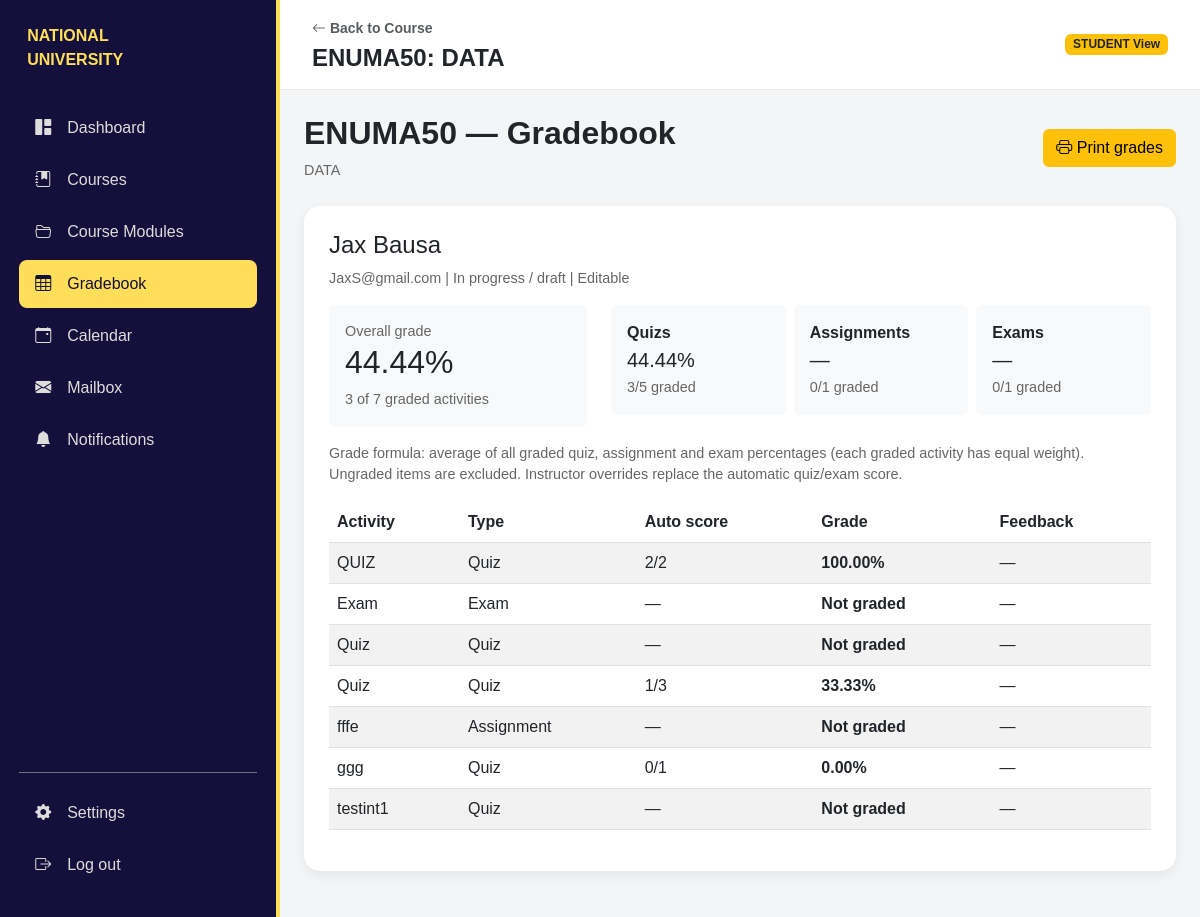
/course/2/gradebook (signed in), run on the app's committed database.
### tables this page shows
CREATE TABLE courses (
                id INTEGER PRIMARY KEY AUTOINCREMENT,
                code TEXT UNIQUE NOT NULL,
                title TEXT NOT NULL,
                description TEXT,
                instructor_id INTEGER REFERENCES users(id) ON DELETE SET NULL,
                enrollment_code TEXT UNIQUE,
                created_at TIMESTAMP DEFAULT CURRENT_TIMESTAMP
            , grades_posted INTEGER DEFAULT 0, records_locked INTEGER DEFAULT 0);

CREATE TABLE users (
                id INTEGER PRIMARY KEY AUTOINCREMENT,
                firstname TEXT NOT NULL,
                lastname TEXT NOT NULL,
                email TEXT UNIQUE NOT NULL,
                password_hash TEXT NOT NULL,
                salt TEXT NOT NULL,
                role TEXT NOT NULL,
                gender TEXT,
                created_at TIMESTAMP DEFAULT CURRENT_TIMESTAMP
            );

CREATE TABLE modules (
                id INTEGER PRIMARY KEY AUTOINCREMENT,
                course_id INTEGER REFERENCES courses(id) ON DELETE CASCADE,
                section_name TEXT DEFAULT 'General',
                title TEXT NOT NULL,
                type TEXT NOT NULL,
                content TEXT,
                due_date TEXT,
                file_path TEXT,
                created_at TIMESTAMP DEFAULT CURRENT_TIMESTAMP
            , time_limit_minutes INTEGER DEFAULT 0, pass_percentage INTEGER DEFAULT 70);

CREATE TABLE student_submissions (
                id INTEGER PRIMARY KEY AUTOINCREMENT,
                student_id INTEGER REFERENCES users(id) ON DELETE CASCADE,
                module_id INTEGER REFERENCES modules(id) ON DELETE CASCADE,
                score INTEGER DEFAULT 0,
                total_questions INTEGER DEFAULT 0,
                answers_json TEXT,
                file_filename TEXT,
                manual_grade TEXT,
                feedback TEXT,
                submitted_at TIMESTAMP DEFAULT CURRENT_TIMESTAMP,
                UNIQUE(student_id, module_id)
            );

### app.py (the view)
@app.route('/course/<int:course_id>/gradebook')
def gradebook(course_id):
    if 'user_id' not in session: return redirect(url_for('login'))
    with closing(get_connection()) as conn:
        cur=conn.cursor()
        course=_grade_access(cur,course_id)
        if not course: return 'Not authorized to view this gradebook',403
        is_teacher=session.get('role')=='TEACHER'
        cur.execute('SELECT id, firstname, lastname, email FROM users WHERE id=?',(session['user_id'],))
        user=cur.fetchone()
        if is_teacher:
            cur.execute('''SELECT u.id,u.firstname,u.lastname,u.email FROM users u
                JOIN enrollments e ON e.student_id=u.id WHERE e.course_id=?
                ORDER BY u.lastname,u.firstname''',(course_id,))
            students=[dict(x) for x in cur.fetchall()]
        else: students=[dict(user)]
        view_id=request.args.get('student_id',type=int) if is_teacher else session['user_id']
        if not view_id and students:view_id=students[0]['id']
        selected=next((x for x in students if x['id']==view_id),None)
        if view_id and not selected: return 'Student not enrolled',403
        rows=_grade_rows(cur,course_id,view_id) if view_id else []
        summary=_grade_summary(rows)
        roster=[]
        if is_teacher:
            for student in students:
                ss=_grade_summary(_grade_rows(cur,course_id,student['id']))
                roster.append({**student,'overall':ss['overall'],'graded':ss['graded']})
    return render_template('gradebook.html',course=course,user=user,students=students,selected=selected,
        rows=rows,summary=summary,roster=roster,is_teacher=is_teacher)

### app.py (called while the page is built)
def _grade_summary(rows):
    kinds=('QUIZ','ASSIGNMENT','EXAM')
    categories={}
    for kind in kinds:
        scored=[x['percentage'] for x in rows if x['type'].upper()==kind and x['percentage'] is not None]
        categories[kind]={'average':round(sum(scored)/len(scored),2) if scored else None,'graded':len(scored),'total':sum(x['type'].upper()==kind for x in rows)}
    scored=[x['percentage'] for x in rows if x['percentage'] is not None]
    return {'overall':round(sum(scored)/len(scored),2) if scored else None,'categories':categories,'graded':len(scored),'total':len(rows)}

def _grade_access(cur, course_id):
    cur.execute('SELECT * FROM courses WHERE id = ?', (course_id,))
    course=cur.fetchone()
    if not course: return None
    if session.get('role') == 'TEACHER' and course['instructor_id'] == session.get('user_id'): return course
    if session.get('role') == 'STUDENT':
        cur.execute('SELECT 1 FROM enrollments WHERE course_id=? AND student_id=?',(course_id,session['user_id']))
        if cur.fetchone(): return course
    return None

### db_models.py (called while the page is built)
def get_connection():
    if DATABASE_URL:
        import psycopg2
        import psycopg2.extras
        conn = psycopg2.connect(DATABASE_URL, cursor_factory=psycopg2.extras.DictCursor)
        return PostgresConnectionWrapper(conn)
    else:
        conn = sqlite3.connect("lms_mock.db")
        conn.row_factory = sqlite3.Row
        return conn

### templates/gradebook.html (shortened to what this page needs)
<!DOCTYPE html><html lang="en"><head><meta charset="UTF-8"><meta name="viewport" content="width=device-width, initial-scale=1"><title>Gradebook | NU Study</title>
<link href="https://cdn.jsdelivr.net/npm/bootstrap@5.3.0/dist/css/bootstrap.min.css" rel="stylesheet"><link rel="stylesheet" href="https://cdn.jsdelivr.net/npm/bootstrap-icons@1.11.0/font/bootstrap-icons.css">
</head>
<body><div class="app-wrapper"><aside class="sidebar no-print"><div><div class="sidebar-brand"><div class="brand-text">NATIONAL<br>UNIVERSITY</div></div><div class="nav flex-column">
<a href="{{ url_for('dashboard') }}" class="nav-link-custom"><i class="bi bi-grid-1x2-fill"></i> Dashboard</a>
<a href="{{ url_for('courses') }}" class="nav-link-custom"><i class="bi bi-journal-bookmark-fill"></i> Courses</a>
<a href="{{ url_for('course_detail', id=course.id) }}" class="nav-link-custom"><i class="bi bi-folder2-open"></i> Course Modules</a>
<a href="{{ url_for('gradebook', course_id=course.id) }}" class="nav-link-custom active"><i class="bi bi-table"></i> Gradebook</a>
<a href="{{ url_for('calendar') }}" class="nav-link-custom"><i class="bi bi-calendar-event"></i> Calendar</a>
<a href="{{ url_for('mailbox') }}" class="nav-link-custom"><i class="bi bi-envelope-fill"></i> Mailbox</a>
<a href="{{ url_for('notifications') }}" class="nav-link-custom"><i class="bi bi-bell-fill"></i> Notifications</a>
</div></div><div class="nav flex-column border-top border-secondary pt-3"><a href="{{ url_for('settings') }}" class="nav-link-custom"><i class="bi bi-gear-fill"></i> Settings</a><a href="{{ url_for('logout') }}" class="nav-link-custom"><i class="bi bi-box-arrow-right"></i> Log out</a></div></aside>
<div class="main-content"><header class="top-navbar no-print"><div><a href="{{ url_for('course_detail', id=course.id) }}" class="text-decoration-none text-muted small fw-semibold"><i class="bi bi-arrow-left"></i> Back to Course</a><h4 class="fw-bold mb-0 mt-1">{{ course.code }}: {{ course.title }}</h4></div><span class="badge bg-warning text-dark">{{ 'TEACHER' if is_teacher else 'STUDENT' }} View</span></header><main class="p-4 w-100"><div class="d-flex justify-content-between align-items-center mb-4"><div><h2 class="fw-bold">{{ course.code }} — Gradebook</h2><p class="muted mb-0">{{ course.title }}</p></div><button onclick="printReport(false)" class="btn btn-warning no-print"><i class="bi bi-printer"></i> Print grades</button></div>
{% if selected %}<section class="paper"><h4>{{ selected.firstname }} {{ selected.lastname }}</h4><p class="muted">{{ selected.email }} | {{ 'Posted' if course.grades_posted else 'In progress / draft' }} | {{ 'Locked' if course.records_locked else 'Editable' }}</p>
<div class="row mb-3"><div class="col-md-4"><div class="p-3 bg-light rounded"><div class="muted">Overall grade</div><h2>{{ '%.2f'|format(summary.overall) ~ '%' if summary.overall is not none else 'Not yet graded' }}</h2><div class="muted">{{ summary.graded }} of {{ summary.total }} graded activities</div></div></div><div class="col-md-8"><div class="row g-2">{% for kind,c in summary.categories.items() %}<div class="col-sm-4"><div class="p-3 bg-light rounded"><b>{{ kind|title }}s</b><div class="fs-5">{{ '%.2f'|format(c.average) ~ '%' if c.average is not none else '—' }}</div><small class="muted">{{ c.graded }}/{{ c.total }} graded</small></div></div>{% endfor %}</div></div></div>
<p class="muted">Grade formula: average of all graded quiz, assignment and exam percentages (each graded activity has equal weight). Ungraded items are excluded. Instructor overrides replace the automatic quiz/exam score.</p>
<div class="table-responsive"><table class="table table-striped align-middle"><thead><tr><th>Activity</th><th>Type</th><th>Auto score</th><th>Grade</th><th>Feedback</th></tr></thead><tbody>{% for r in rows %}<tr><td>{{ r.title }}</td><td>{{ r.type|title }}</td><td>{{ r.score ~ '/' ~ r.total_questions if r.submission_id and r.total_questions else '—' }}</td><td><b>{{ '%.2f'|format(r.percentage) ~ '%' if r.percentage is not none else 'Not graded' }}</b></td><td>{{ r.feedback or '—' }}</td></tr>{% else %}<tr><td colspan="6">No quizzes, exams or assignments added yet.</td></tr>{% endfor %}</tbody></table></div></section>{% else %}<section class="paper">No enrolled students yet.</section>{% endif %}
</main></div></div></body></html>

### templates/gradebook.html (style rules this page uses)
body { font-family:Arial,sans-serif;background:#f4f5f7 }
.paper { background:white;border-radius:16px;padding:25px;margin-bottom:22px;box-shadow:0 4px 12px #0001 }
.muted { color:#666;font-size:.9rem }
.app-wrapper { display:flex;min-height:100vh;width:100% }
.sidebar { width:280px;background:#150f3b;color:white;display:flex;flex-direction:column;justify-content:space-between;padding:1.5rem 1.2rem;border-right:4px solid #ffde59;flex-shrink:0 }
.sidebar-brand { margin-bottom:2rem;padding-left:.5rem }
.brand-text { color:#ffde59;font-weight:700 }
.nav-link-custom { display:flex;align-items:center;gap:1rem;color:#ddd;padding:.75rem 1rem;text-decoration:none;border-radius:8px;margin-bottom:.25rem }
.nav-link-custom:hover,.nav-link-custom.active { background:#ffde59;color:#150f3b }
.main-content { min-width:0;flex:1;background:#f4f5f7 }
.top-navbar { background:white;padding:1rem 2rem;border-bottom:1px solid #eaeaea;display:flex;justify-content:space-between;align-items:center }
.paper { max-width:1200px }

### data on the page
courses: code "ENUMA50", title "DATA", grades_posted "In progress / draft", records_locked "Editable"
users: role "STUDENT", firstname "Jax", lastname "Bausa", email "JaxS@gmail.com"
modules: type "Assignment", average "—", graded "0", total "1", title "fffe", score "—", percentage "Not graded", feedback "—"
modules: kind "Exam", average "—", graded "0", total "1", title "Exam", type "Exam", score "—", percentage "Not graded", feedback "—"
student_submissions: title "QUIZ", type "Quiz", total_questions+score "2/2", percentage "100.00%", feedback "—"
modules: title "Quiz", type "Quiz", score "—", percentage "Not graded", feedback "—"
student_submissions: title "Quiz", type "Quiz", total_questions+score "1/3", percentage "33.33%", feedback "—"
student_submissions: title "ggg", type "Quiz", total_questions+score "0/1", percentage "0.00%", feedback "—"
modules: title "testint1", type "Quiz", score "—", percentage "Not graded", feedback "—"

### other printed values
{{ summary.graded }} "3"
{{ summary.total }} "7"
{{ kind|title }} "Quiz"
{{ '%.2f'|format(c.average) ~ '%' if c.average is not none else '—' }} "44.44%"
{{ c.graded }} "3"
{{ c.total }} "5"
